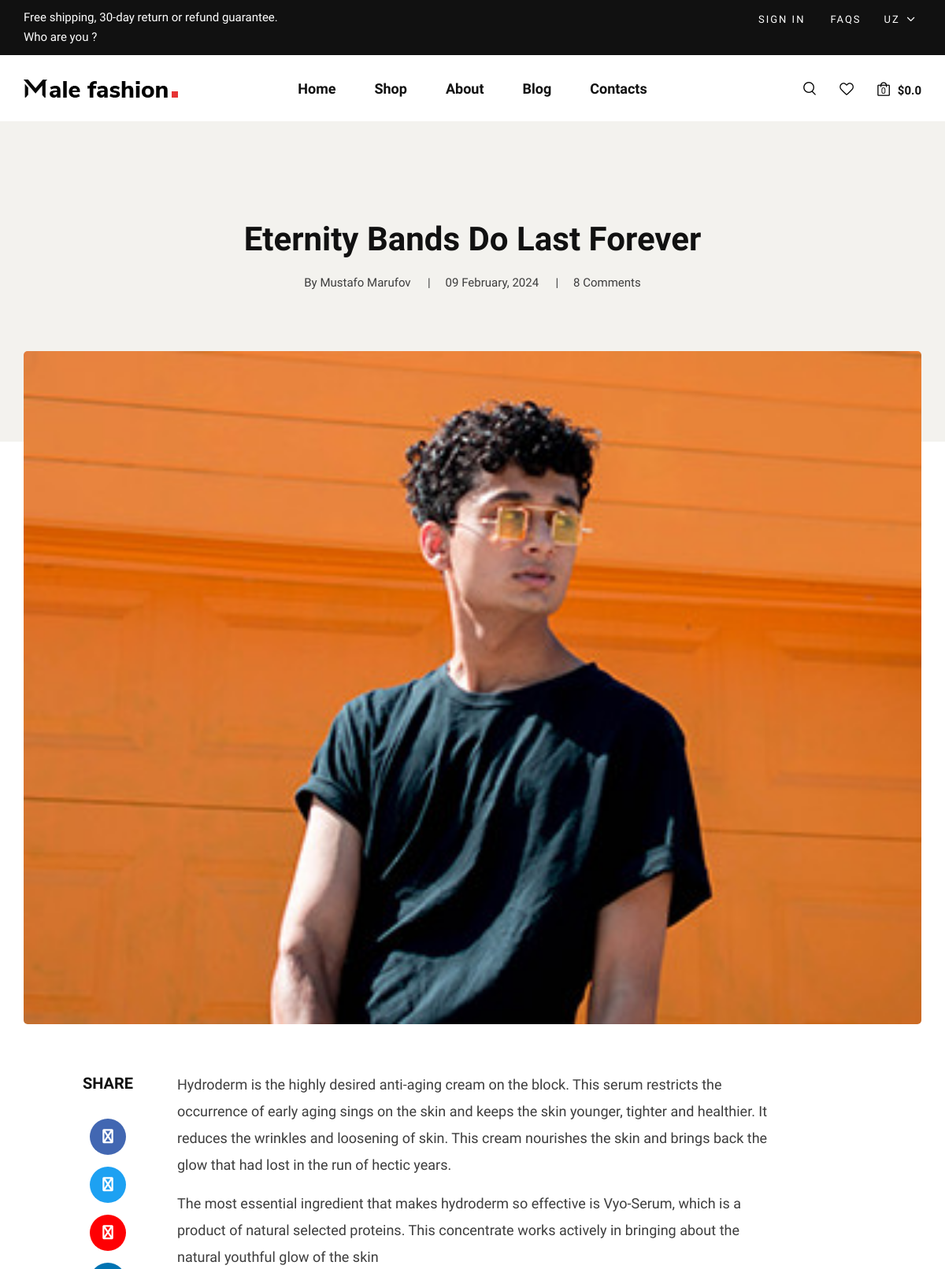
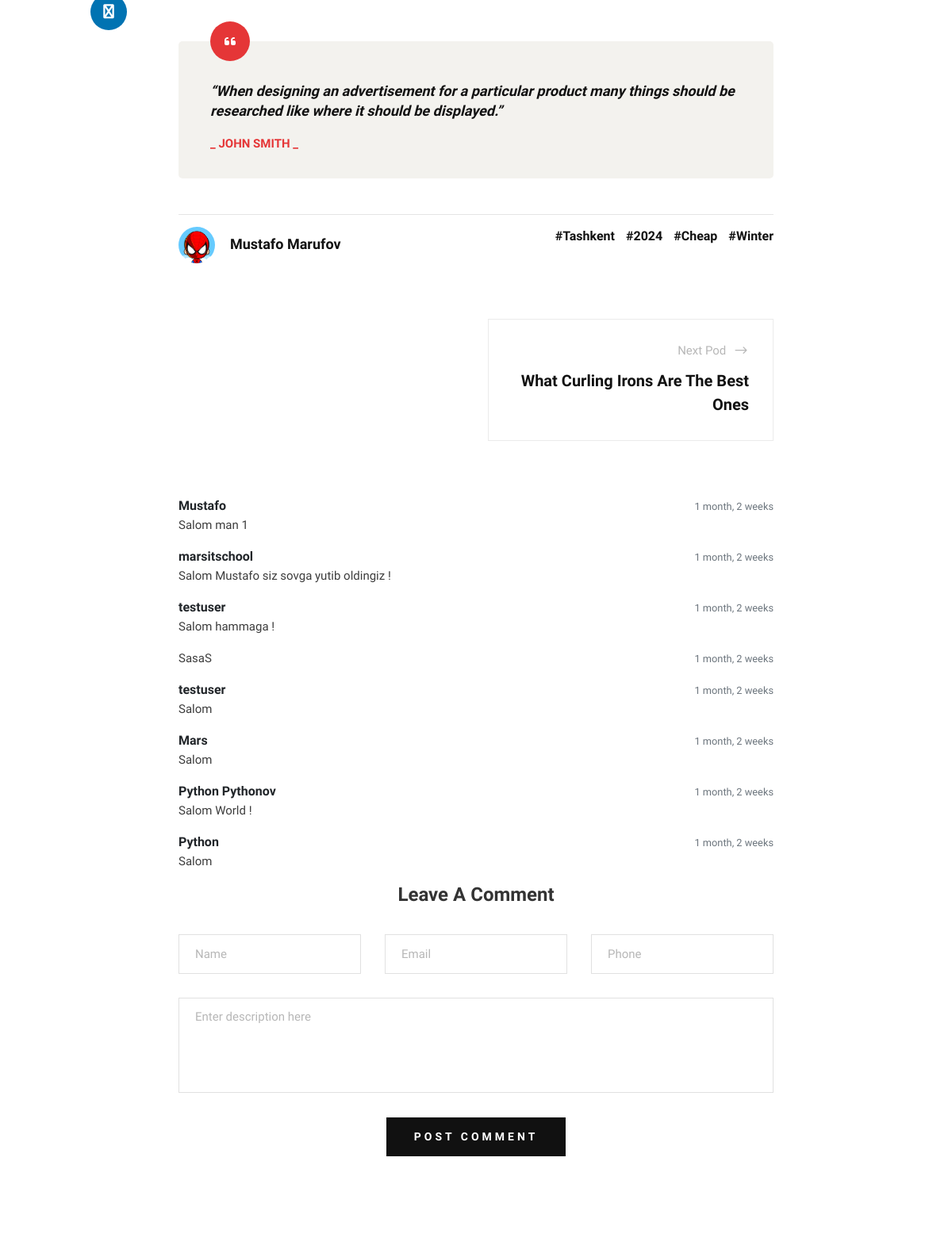
The app's page /blogs/post/1/ (upper part) with its own data (2 pictures, top to bottom).
### blogs/models.py (models this page shows, shortened)
class PostModel(models.Model):
    title = models.CharField(max_length=64)
    description = models.TextField()
    short_description = models.TextField()
    image = models.ImageField(upload_to="posts/")
    author = models.ForeignKey(AuthorModel, on_delete=models.CASCADE)
    tags = models.ManyToManyField(TagModel)
    created_at = models.DateTimeField(auto_now_add=True)
    updated_at = models.DateTimeField(auto_now=True)
    def __str__(self):
        return self.title
    def get_previous(self):
        return self.get_previous_by_created_at()
    def get_next(self):
        return self.get_next_by_created_at()
    class Meta:
        verbose_name = "Post"
        verbose_name_plural = "Posts"

class AuthorModel(models.Model):
    full_name = models.CharField(max_length=36)
    avatar = models.ImageField(upload_to="posts/authors")
    date_of_birth = models.DateField()
    class Meta:
        verbose_name = "Author"
        verbose_name_plural = "Authors"

class CommentModel(models.Model):
    name = models.CharField(max_length=64)
    email = models.EmailField()
    phone = models.CharField(max_length=13)
    text = models.TextField()
    post = models.ForeignKey(PostModel, on_delete=models.CASCADE, related_name="comments")
    created_at = models.DateTimeField(auto_now_add=True)
    updated_at = models.DateTimeField(auto_now=True)
    class Meta:
        verbose_name = "Comment"
        verbose_name_plural = "Comments"

### products/models.py (models this page shows, shortened)
class TagModel(models.Model):
    title = models.CharField(max_length=24)
    class Meta:
        verbose_name = "Tag"
        verbose_name_plural = "Tags"

### blogs/views.py (the view, shortened to what this page needs)
# urls.py: path('post/<int:pk>/', blog_details, name='details'),
def blog_details(request, pk):
    post = PostModel.objects.get(pk=pk)
    form = CreateCommentForm()
    context = {
        "post": post,
        "form": form
    }
    return render(request, template_name='blog-details.html', context=context)

### blogs/forms.py
class CreateCommentForm(forms.ModelForm):
    class Meta:
        model = CommentModel
        fields = ("name", "phone", "email", "text")
        widgets = {
            'name': forms.TextInput(attrs={'placeholder': 'Name'}),
            'email': forms.TextInput(attrs={'placeholder': 'Email'}),
            'phone': forms.TextInput(attrs={'placeholder': 'Phone'}),
            'text': forms.Textarea(
                attrs={'placeholder': 'Enter description here'}),
        }

### products/templatetags/my_tags.py (called while the page is built, shortened)
@register.simple_tag
def get_cart_info(request, coupon=None):
    cart_data = request.session.get("data", [])
    if not cart_data:
        return 0, 0.0

### templates/blog-details.html (shortened to what this page needs)
{% extends 'layouts/base.html' %}
{% load static %}
{% block content %}
        <section class="blog-hero spad">
            <div class="container">
                <div class="row d-flex justify-content-center">
                    <div class="col-lg-9 text-center">
                        <div class="blog__hero__text">
                            <h2>{{ post.title }}</h2>
                            <ul>
                                <li>By {{ post.author.full_name }}</li>
                                <li>{{ post.created_at|date:'d F, Y' }}</li>
                                <li>{{ post.comments.all.count }} Comments</li>
                            </ul>
                        </div>
                    </div>
                </div>
            </div>
        </section>
        <section class="blog-details spad">
            <div class="container">
                <div class="row d-flex justify-content-center">
                    <div class="col-lg-12">
                        <div class="blog__details__pic">
                            <img src="{{ post.image.url }}" alt="">
                        </div>
                    </div>
                    <div class="col-lg-8">
                        <div class="blog__details__content">
                            <div class="blog__details__share">
                                <span>share</span>
                                <ul>
                                    <li><a href="#"><i class="fa fa-facebook"></i></a></li>
                                    <li><a href="#" class="twitter"><i class="fa fa-twitter"></i></a></li>
                                    <li><a href="#" class="youtube"><i class="fa fa-youtube-play"></i></a></li>
                                    <li><a href="#" class="linkedin"><i class="fa fa-linkedin"></i></a></li>
                                </ul>
                            </div>
                            <div class="blog__details__text">
                                <p>{{ post.description }}</p>
                                <p>{{ post.short_description }}</p>
                            </div>
                            <div class="blog__details__quote">
                                <i class="fa fa-quote-left"></i>
                                <p>“When designing an advertisement for a particular product many things should be
                                    researched like where it should be displayed.”</p>
                                <h6>_ John Smith _</h6>
                            </div>
                            <div class="blog__details__option">
                                <div class="row">
                                    <div class="col-lg-6 col-md-6 col-sm-6">
                                        <div class="blog__details__author">
                                            <div class="blog__details__author__pic">
                                                <img src="{{ post.author.avatar.url }}" alt="">
                                            </div>
                                            <div class="blog__details__author__text">
                                                <h5>{{ post.author.full_name }}</h5>
                                            </div>
                                        </div>
                                    </div>
                                    <div class="col-lg-6 col-md-6 col-sm-6">
                                        <div class="blog__details__tags">
                                            {% for tag in post.tags.all %}
                                                <a href="{% url 'pages:blog' %}?tag={{ tag.title }}">#{{ tag.title }}</a>
                                            {% endfor %}
                                        </div>
                                    </div>
                                </div>
                            </div>
                            <div class="blog__details__btns">
                                <div class="row">
                                    <div class="col-lg-6 col-md-6 col-sm-6 h-50">
                                        {% if post.get_next %}
                                            <a href="{% url 'blogs:details' pk=post.get_next.pk %}" class="blog__details__btns__item blog__details__btns__item--next">
                                                <p>Next Pod <span class="arrow_right"></span></p>
                                                <h5>{{ post.get_next }}</h5>
                                            </a>
                                        {% endif %}
                                    </div>
                                </div>
                            </div>
                            <div class="comment__section">
                                <ul>
                                    {% for comment in post.comments.all %}
                                    <li class="media">
                                        <div class="media-body">
                                            <span class="text-muted pull-right">
                                                <small class="text-muted">
                                                    {{ comment.created_at|timesince }}
                                                </small>
                                            </span>
                                            <strong>
                                                {{ comment.name }}
                                            </strong>
                                            <p>
                                                {{ comment.text }}
                                            </p>
                                        </div>
                                    </li>
                                    {% endfor %}
                                </ul>
                            </div>
                            <div class="blog__details__comment">
                                <h4>Leave A Comment</h4>
                                <form action="" method="POST">
                                    <div class="row">
                                        <div class="col-lg-4 col-md-4">
                                            {{ form.name }}
                                        </div>
                                        <div class="col-lg-4 col-md-4">
                                            {{ form.email }}
                                        </div>
                                        <div class="col-lg-4 col-md-4">
                                            {{ form.phone }}
                                        </div>
                                        <div class="col-lg-12 text-center">
                                            {{ form.text }}
                                            <button type="submit" class="site-btn">Post Comment</button>
                                        </div>
                                    </div>
                                </form>
                            </div>
                        </div>
                    </div>
                </div>
            </div>
        </section>
{% endblock %}

### records on screen
PostModel: title "Eternity Bands Do Last Forever", author.full_name "Mustafo Marufov", created_at "09 February, 2024", comments.all.count "8", image (picture), description "Hydroderm is the highly desired anti-aging cream on the block. This serum restricts the occurrence of early aging sings on the skin and keeps the skin younger, tighter and healthier. It reduces the wrinkles and loosening of skin. This cream nourishes the skin and brings back the glow that had lost in the run of hectic years.", short_description "The most essential ingredient that makes hydroderm so effective is Vyo-Serum, which is a product of natural selected proteins. This concentrate works actively in bringing about the natural youthful glow of the skin", author.avatar (picture), get_next "What Curling Irons Are The Best Ones"
TagModel: title "Tashkent"
TagModel: title "2024"
TagModel: title "Cheap"
TagModel: title "Winter"
CommentModel: created_at "1 month, 2 weeks", name "Mustafo", text "Salom man 1"
CommentModel: created_at "1 month, 2 weeks", name "marsitschool", text "Salom Mustafo siz sovga yutib oldingiz !"
CommentModel: created_at "1 month, 2 weeks", name "testuser", text "Salom hammaga !"
CommentModel: created_at "1 month, 2 weeks", text "SasaS"
CommentModel: created_at "1 month, 2 weeks", name "testuser", text "Salom"
CommentModel: created_at "1 month, 2 weeks", name "Mars", text "Salom"
CommentModel: created_at "1 month, 2 weeks", name "Python Pythonov", text "Salom World !"
CommentModel: created_at "1 month, 2 weeks", name "Python", text "Salom"

### other values on screen
{{ cart_info.0 }} "0"
{{ cart_info.1 }} "0.0"
